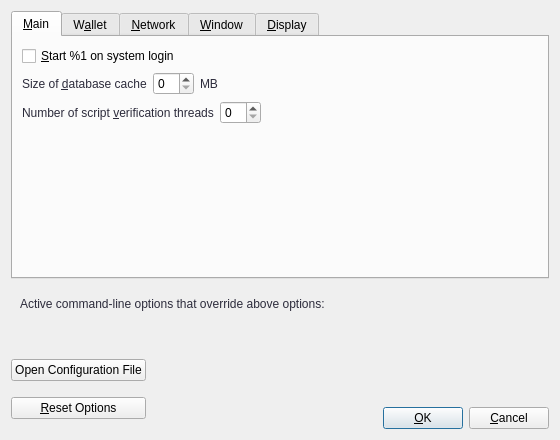
<?xml version="1.0" encoding="UTF-8"?>
<ui version="4.0">
 <class>OptionsDialog</class>
 <widget class="QDialog" name="OptionsDialog">
  <property name="geometry">
   <rect>
    <x>0</x>
    <y>0</y>
    <width>560</width>
    <height>440</height>
   </rect>
  </property>
  <property name="windowTitle">
   <string>Options</string>
  </property>
  <property name="modal">
   <bool>true</bool>
  </property>
  <layout class="QVBoxLayout" name="verticalLayout">
   <item>
    <widget class="QTabWidget" name="tabWidget">
     <property name="currentIndex">
      <number>0</number>
     </property>
     <widget class="QWidget" name="tabMain">
      <attribute name="title">
       <string>&amp;Main</string>
      </attribute>
      <layout class="QVBoxLayout" name="verticalLayout_Main">
       <item>
        <widget class="QCheckBox" name="bitcoinAtStartup">
         <property name="toolTip">
          <string>Automatically start %1 after logging in to the system.</string>
         </property>
         <property name="text">
          <string>&amp;Start %1 on system login</string>
         </property>
        </widget>
       </item>
       <item>
        <layout class="QHBoxLayout" name="horizontalLayout_2_Main">
         <item>
          <widget class="QLabel" name="databaseCacheLabel">
		    <property name="styleSheet">
             <string notr="true">QLabel { color: #2c2b3b; }</string>
            </property>	
           <property name="text">
            <string>Size of &amp;database cache</string>
           </property>
           <property name="textFormat">
            <enum>Qt::PlainText</enum>
           </property>
           <property name="buddy">
            <cstring>databaseCache</cstring>
           </property>
          </widget>
         </item>
         <item>
          <widget class="QSpinBox" name="databaseCache"/>
         </item>
         <item>
          <widget class="QLabel" name="databaseCacheUnitLabel">
		    <property name="styleSheet">
             <string notr="true">QLabel { color: #2c2b3b; }</string>
            </property>			  
           <property name="text">
            <string>MB</string>
           </property>
           <property name="textFormat">
            <enum>Qt::PlainText</enum>
           </property>
          </widget>
         </item>
         <item>
          <spacer name="horizontalSpacer_2_Main">
           <property name="orientation">
            <enum>Qt::Horizontal</enum>
           </property>
           <property name="sizeHint" stdset="0">
            <size>
             <width>40</width>
             <height>20</height>
            </size>
           </property>
          </spacer>
         </item>
        </layout>
       </item>
       <item>
        <layout class="QHBoxLayout" name="horizontalLayout_3_Main">
         <item>
          <widget class="QLabel" name="threadsScriptVerifLabel">
		    <property name="styleSheet">
             <string notr="true">QLabel { color: #2c2b3b; }</string>
            </property>			  
           <property name="text">
            <string>Number of script &amp;verification threads</string>
           </property>
           <property name="textFormat">
            <enum>Qt::PlainText</enum>
           </property>
           <property name="buddy">
            <cstring>threadsScriptVerif</cstring>
           </property>
          </widget>
         </item>
         <item>
          <widget class="QSpinBox" name="threadsScriptVerif">
           <property name="toolTip">
            <string>(0 = auto, &lt;0 = leave that many cores free)</string>
           </property>
          </widget>
         </item>
         <item>
          <spacer name="horizontalSpacer_3_Main">
           <property name="orientation">
            <enum>Qt::Horizontal</enum>
           </property>
           <property name="sizeHint" stdset="0">
            <size>
             <width>40</width>
             <height>20</height>
            </size>
           </property>
          </spacer>
         </item>
        </layout>
       </item>
       <item>
        <spacer name="verticalSpacer_Main">
         <property name="orientation">
          <enum>Qt::Vertical</enum>
         </property>
         <property name="sizeHint" stdset="0">
          <size>
           <width>20</width>
           <height>40</height>
          </size>
         </property>
        </spacer>
       </item>
      </layout>
     </widget>
     <widget class="QWidget" name="tabWallet">
      <attribute name="title">
       <string>W&amp;allet</string>
      </attribute>
      <layout class="QVBoxLayout" name="verticalLayout_Wallet">
       <item>
        <widget class="QGroupBox" name="groupBox">
         <property name="title">
          <string>Expert</string>
         </property>
         <layout class="QVBoxLayout" name="verticalLayout_2">
          <item>
           <widget class="QCheckBox" name="coinControlFeatures">
            <property name="toolTip">
             <string>Whether to show coin control features or not.</string>
            </property>
            <property name="text">
             <string>Enable coin &amp;control features</string>
            </property>
           </widget>
          </item>
          <item>
           <widget class="QCheckBox" name="spendZeroConfChange">
            <property name="toolTip">
             <string>If you disable the spending of unconfirmed change, the change from a transaction cannot be used until that transaction has at least one confirmation. This also affects how your balance is computed.</string>
            </property>
            <property name="text">
             <string>&amp;Spend unconfirmed change</string>
            </property>
           </widget>
          </item>
         </layout>
        </widget>
       </item>
       <item>
        <spacer name="verticalSpacer_Wallet">
         <property name="orientation">
          <enum>Qt::Vertical</enum>
         </property>
         <property name="sizeHint" stdset="0">
          <size>
           <width>20</width>
           <height>40</height>
          </size>
         </property>
        </spacer>
       </item>
      </layout>
     </widget>
     <widget class="QWidget" name="tabNetwork">
      <attribute name="title">
       <string>&amp;Network</string>
      </attribute>
      <layout class="QVBoxLayout" name="verticalLayout_Network">
       <item>
        <widget class="QCheckBox" name="mapPortUpnp">
         <property name="toolTip">
          <string>Automatically open the SafeCash Official client port on the router. This only works when your router supports UPnP and it is enabled.</string>
         </property>
         <property name="text">
          <string>Map port using &amp;UPnP</string>
         </property>
        </widget>
       </item>
       <item>
        <widget class="QCheckBox" name="allowIncoming">
         <property name="toolTip">
          <string>Accept connections from outside.</string>
         </property>
         <property name="text">
          <string>Allow incomin&amp;g connections</string>
         </property>
        </widget>
       </item>
       <item>
        <widget class="QCheckBox" name="connectSocks">
         <property name="toolTip">
          <string>Connect to the SafeCash network through a SOCKS5 proxy.</string>
         </property>
         <property name="text">
          <string>&amp;Connect through SOCKS5 proxy (default proxy):</string>
         </property>
        </widget>
       </item>
       <item>
        <layout class="QHBoxLayout" name="horizontalLayout_1_Network">
         <item>
          <widget class="QLabel" name="proxyIpLabel">
		    <property name="styleSheet">
             <string notr="true">QLabel { color: #2c2b3b; }</string>
            </property>			  
           <property name="text">
            <string>Proxy &amp;IP:</string>
           </property>
           <property name="textFormat">
            <enum>Qt::PlainText</enum>
           </property>
           <property name="buddy">
            <cstring>proxyIp</cstring>
           </property>
          </widget>
         </item>
         <item>
          <widget class="QValidatedLineEdit" name="proxyIp">
           <property name="minimumSize">
            <size>
             <width>140</width>
             <height>0</height>
            </size>
           </property>
           <property name="maximumSize">
            <size>
             <width>140</width>
             <height>16777215</height>
            </size>
           </property>
           <property name="toolTip">
            <string>IP address of the proxy (e.g. IPv4: 127.0.0.1 / IPv6: ::1)</string>
           </property>
          </widget>
         </item>
         <item>
          <widget class="QLabel" name="proxyPortLabel">
		    <property name="styleSheet">
             <string notr="true">QLabel { color: #2c2b3b; }</string>
            </property>			  
           <property name="text">
            <string>&amp;Port:</string>
           </property>
           <property name="textFormat">
            <enum>Qt::PlainText</enum>
           </property>
           <property name="buddy">
            <cstring>proxyPort</cstring>
           </property>
          </widget>
         </item>
         <item>
          <widget class="QLineEdit" name="proxyPort">
           <property name="minimumSize">
            <size>
             <width>55</width>
             <height>0</height>
            </size>
           </property>
           <property name="maximumSize">
            <size>
             <width>55</width>
             <height>16777215</height>
            </size>
           </property>
           <property name="toolTip">
            <string>Port of the proxy (e.g. 9050)</string>
           </property>
          </widget>
         </item>
         <item>
          <spacer name="horizontalSpacer_1_Network">
           <property name="orientation">
            <enum>Qt::Horizontal</enum>
           </property>
           <property name="sizeHint" stdset="0">
            <size>
             <width>40</width>
             <height>20</height>
            </size>
           </property>
          </spacer>
         </item>
        </layout>
       </item>
       <item>
        <layout class="QHBoxLayout" name="horizontalLayout_2_Network">
         <item>
          <widget class="QLabel" name="proxyActiveNets">
		    <property name="styleSheet">
             <string notr="true">QLabel { color: #2c2b3b; }</string>
            </property>			  
           <property name="text">
            <string>Used for reaching peers via:</string>
           </property>
           <property name="textFormat">
            <enum>Qt::PlainText</enum>
           </property>
          </widget>
         </item>
         <item>
          <widget class="QCheckBox" name="proxyReachIPv4">
           <property name="enabled">
            <bool>false</bool>
           </property>
           <property name="toolTip">
            <string>Shows if the supplied default SOCKS5 proxy is used to reach peers via this network type.</string>
           </property>
           <property name="text">
            <string/>
           </property>
          </widget>
         </item>
         <item>
          <widget class="QLabel" name="proxyReachIPv4Label">
		    <property name="styleSheet">
             <string notr="true">QLabel { color: #2c2b3b; }</string>
            </property>			  
           <property name="text">
            <string>IPv4</string>
           </property>
           <property name="textFormat">
            <enum>Qt::PlainText</enum>
           </property>
          </widget>
         </item>
         <item>
          <widget class="QCheckBox" name="proxyReachIPv6">
           <property name="enabled">
            <bool>false</bool>
           </property>
           <property name="toolTip">
            <string>Shows if the supplied default SOCKS5 proxy is used to reach peers via this network type.</string>
           </property>
           <property name="text">
            <string/>
           </property>
          </widget>
         </item>
         <item>
          <widget class="QLabel" name="proxyReachIPv6Label">
		    <property name="styleSheet">
             <string notr="true">QLabel { color: #2c2b3b; }</string>
            </property>			  
           <property name="text">
            <string>IPv6</string>
           </property>
           <property name="textFormat">
            <enum>Qt::PlainText</enum>
           </property>
          </widget>
         </item>
         <item>
          <widget class="QCheckBox" name="proxyReachTor">
           <property name="enabled">
            <bool>false</bool>
           </property>
           <property name="toolTip">
            <string>Shows if the supplied default SOCKS5 proxy is used to reach peers via this network type.</string>
           </property>
           <property name="text">
            <string/>
           </property>
          </widget>
         </item>
         <item>
          <widget class="QLabel" name="proxyReachTorLabel">
		    <property name="styleSheet">
             <string notr="true">QLabel { color: #2c2b3b; }</string>
            </property>			  
           <property name="text">
            <string>Tor</string>
           </property>
           <property name="textFormat">
            <enum>Qt::PlainText</enum>
           </property>
          </widget>
         </item>
         <item>
          <spacer name="horizontalSpacer_2_Network">
           <property name="orientation">
            <enum>Qt::Horizontal</enum>
           </property>
           <property name="sizeHint" stdset="0">
            <size>
             <width>40</width>
             <height>20</height>
            </size>
           </property>
          </spacer>
         </item>
        </layout>
       </item>
       <item>
        <widget class="QCheckBox" name="connectSocksTor">
         <property name="toolTip">
          <string>Connect to the SafeCash network through a separate SOCKS5 proxy for Tor hidden services.</string>
         </property>
         <property name="text">
          <string>Use separate SOCKS&amp;5 proxy to reach peers via Tor hidden services:</string>
         </property>
        </widget>
       </item>
       <item>
        <layout class="QHBoxLayout" name="horizontalLayout_3_Network">
         <item>
          <widget class="QLabel" name="proxyIpTorLabel">
		    <property name="styleSheet">
             <string notr="true">QLabel { color: #2c2b3b; }</string>
            </property>			  
           <property name="text">
            <string>Proxy &amp;IP:</string>
           </property>
           <property name="textFormat">
            <enum>Qt::PlainText</enum>
           </property>
           <property name="buddy">
            <cstring>proxyIpTor</cstring>
           </property>
          </widget>
         </item>
         <item>
          <widget class="QValidatedLineEdit" name="proxyIpTor">
           <property name="minimumSize">
            <size>
             <width>140</width>
             <height>0</height>
            </size>
           </property>
           <property name="maximumSize">
            <size>
             <width>140</width>
             <height>16777215</height>
            </size>
           </property>
           <property name="toolTip">
            <string>IP address of the proxy (e.g. IPv4: 127.0.0.1 / IPv6: ::1)</string>
           </property>
          </widget>
         </item>
         <item>
          <widget class="QLabel" name="proxyPortTorLabel">
		    <property name="styleSheet">
             <string notr="true">QLabel { color: #2c2b3b; }</string>
            </property>			  
           <property name="text">
            <string>&amp;Port:</string>
           </property>
           <property name="textFormat">
            <enum>Qt::PlainText</enum>
           </property>
           <property name="buddy">
            <cstring>proxyPortTor</cstring>
           </property>
          </widget>
         </item>
         <item>
          <widget class="QLineEdit" name="proxyPortTor">
           <property name="minimumSize">
            <size>
             <width>55</width>
             <height>0</height>
            </size>
           </property>
           <property name="maximumSize">
            <size>
             <width>55</width>
             <height>16777215</height>
            </size>
           </property>
           <property name="toolTip">
            <string>Port of the proxy (e.g. 9050)</string>
           </property>
          </widget>
         </item>
         <item>
          <spacer name="horizontalSpacer_4_Network">
           <property name="orientation">
            <enum>Qt::Horizontal</enum>
           </property>
           <property name="sizeHint" stdset="0">
            <size>
             <width>40</width>
             <height>20</height>
            </size>
           </property>
          </spacer>
         </item>
        </layout>
       </item>
       <item>
        <spacer name="verticalSpacer_Network">
         <property name="orientation">
          <enum>Qt::Vertical</enum>
         </property>
         <property name="sizeHint" stdset="0">
          <size>
           <width>20</width>
           <height>40</height>
          </size>
         </property>
        </spacer>
       </item>
      </layout>
     </widget>
     <widget class="QWidget" name="tabWindow">
      <attribute name="title">
       <string>&amp;Window</string>
      </attribute>
      <layout class="QVBoxLayout" name="verticalLayout_Window">
       <item>
        <widget class="QCheckBox" name="hideTrayIcon">
         <property name="toolTip">
          <string>Hide the icon from the system tray.</string>
         </property>
         <property name="text">
          <string>&amp;Hide tray icon</string>
         </property>
        </widget>
       </item>
       <item>
        <widget class="QCheckBox" name="minimizeToTray">
         <property name="toolTip">
          <string>Show only a tray icon after minimizing the window.</string>
         </property>
         <property name="text">
          <string>&amp;Minimize to the tray instead of the taskbar</string>
         </property>
        </widget>
       </item>
       <item>
        <widget class="QCheckBox" name="minimizeOnClose">
         <property name="toolTip">
          <string>Minimize instead of exit the application when the window is closed. When this option is enabled, the application will be closed only after selecting Exit in the menu.</string>
         </property>
         <property name="text">
          <string>M&amp;inimize on close</string>
         </property>
        </widget>
       </item>
       <item>
        <spacer name="verticalSpacer_Window">
         <property name="orientation">
          <enum>Qt::Vertical</enum>
         </property>
         <property name="sizeHint" stdset="0">
          <size>
           <width>20</width>
           <height>40</height>
          </size>
         </property>
        </spacer>
       </item>
      </layout>
     </widget>
     <widget class="QWidget" name="tabDisplay">
      <attribute name="title">
       <string>&amp;Display</string>
      </attribute>
      <layout class="QVBoxLayout" name="verticalLayout_Display">
       <item>
        <layout class="QHBoxLayout" name="horizontalLayout_1_Display">
         <item>
          <widget class="QLabel" name="langLabel">
		  <property name="styleSheet">
             <string notr="true">QLabel { color: #2c2b3b; }</string>
            </property>			  
           <property name="text">
            <string>User Interface &amp;language:</string>
           </property>
           <property name="textFormat">
            <enum>Qt::PlainText</enum>
           </property>
           <property name="buddy">
            <cstring>lang</cstring>
           </property>
          </widget>
         </item>
         <item>
          <widget class="QValueComboBox" name="lang">
           <property name="toolTip">
            <string>The user interface language can be set here. This setting will take effect after restarting %1.</string>
           </property>
          </widget>
         </item>
        </layout>
       </item>
       <item>
        <layout class="QHBoxLayout" name="horizontalLayout_2_Display">
         <item>
          <widget class="QLabel" name="unitLabel">
		  <property name="styleSheet">
             <string notr="true">QLabel { color: #2c2b3b; }</string>
            </property>	
           <property name="text">
            <string>&amp;Unit to show amounts in:</string>
           </property>
           <property name="textFormat">
            <enum>Qt::PlainText</enum>
           </property>
           <property name="buddy">
            <cstring>unit</cstring>
           </property>
          </widget>
         </item>
         <item>
          <widget class="QValueComboBox" name="unit">
           <property name="toolTip">
            <string>Choose the default subdivision unit to show in the interface and when sending coins.</string>
           </property>
          </widget>
         </item>
        </layout>
       </item>
       <item>
        <layout class="QHBoxLayout" name="horizontalLayout_3_Display">
         <item>
          <widget class="QLabel" name="thirdPartyTxUrlsLabel">
		    <property name="styleSheet">
             <string notr="true">QLabel { color: #2c2b3b; }</string>
            </property>			  
           <property name="toolTip">
            <string>Third party URLs (e.g. a block explorer) that appear in the transactions tab as context menu items. %s in the URL is replaced by transaction hash. Multiple URLs are separated by vertical bar |.</string>
           </property>
           <property name="text">
            <string>&amp;Third party transaction URLs</string>
           </property>
           <property name="buddy">
            <cstring>thirdPartyTxUrls</cstring>
           </property>
          </widget>
         </item>
         <item>
          <widget class="QLineEdit" name="thirdPartyTxUrls">
           <property name="toolTip">
            <string>Third party URLs (e.g. a block explorer) that appear in the transactions tab as context menu items. %s in the URL is replaced by transaction hash. Multiple URLs are separated by vertical bar |.</string>
           </property>
          </widget>
         </item>
        </layout>
       </item>
       <item>
        <spacer name="verticalSpacer_Display">
         <property name="orientation">
          <enum>Qt::Vertical</enum>
         </property>
         <property name="sizeHint" stdset="0">
          <size>
           <width>20</width>
           <height>40</height>
          </size>
         </property>
        </spacer>
       </item>
      </layout>
     </widget>
    </widget>
   </item>
   <item>
    <widget class="QFrame" name="frame">
     <layout class="QVBoxLayout" name="verticalLayout_Bottom">
      <item>
       <layout class="QHBoxLayout" name="horizontalLayout_Bottom">
        <item>
         <widget class="QLabel" name="overriddenByCommandLineInfoLabel">
		    <property name="styleSheet">
             <string notr="true">QLabel { color: #2c2b3b; }</string>
            </property>			 
          <property name="text">
           <string>Active command-line options that override above options:</string>
          </property>
          <property name="textFormat">
           <enum>Qt::PlainText</enum>
          </property>
         </widget>
        </item>
        <item>
         <spacer name="horizontalSpacer_Bottom">
          <property name="orientation">
           <enum>Qt::Horizontal</enum>
          </property>
          <property name="sizeHint" stdset="0">
           <size>
            <width>40</width>
            <height>20</height>
           </size>
          </property>
         </spacer>
        </item>
       </layout>
      </item>
      <item>
       <widget class="QLabel" name="overriddenByCommandLineLabel">
		    <property name="styleSheet">
             <string notr="true">QLabel { color: #2c2b3b; }</string>
            </property>		   
        <property name="text">
         <string/>
        </property>
        <property name="textFormat">
         <enum>Qt::PlainText</enum>
        </property>
        <property name="wordWrap">
         <bool>true</bool>
        </property>
       </widget>
      </item>
     </layout>
    </widget>
   </item>
   <item>
    <layout class="QHBoxLayout" name="horizontalLayout_Buttons">
     <item>
      <layout class="QVBoxLayout" name="verticalLayout_Buttons">
       <item>
        <widget class="QPushButton" name="openBitcoinConfButton">
         <property name="toolTip">
          <string>Open the %1 configuration file from the working directory.</string>
         </property>
         <property name="text">
          <string>Open Configuration File</string>
         </property>
         <property name="autoDefault">
          <bool>false</bool>
         </property>
        </widget>
       </item>
       <item>
        <widget class="QPushButton" name="resetButton">
         <property name="toolTip">
          <string>Reset all client options to default.</string>
         </property>
         <property name="text">
          <string>&amp;Reset Options</string>
         </property>
         <property name="autoDefault">
          <bool>false</bool>
         </property>
        </widget>
       </item>
      </layout>
     </item>
     <item>
      <spacer name="horizontalSpacer_1">
       <property name="orientation">
        <enum>Qt::Horizontal</enum>
       </property>
       <property name="sizeHint" stdset="0">
        <size>
         <width>40</width>
         <height>48</height>
        </size>
       </property>
      </spacer>
     </item>
     <item>
      <widget class="QLabel" name="statusLabel">
		    <property name="styleSheet">
             <string notr="true">QLabel { color: #2c2b3b; }</string>
            </property>		  
       <property name="minimumSize">
        <size>
         <width>200</width>
         <height>0</height>
        </size>
       </property>
       <property name="font">
        <font>
         <weight>75</weight>
         <bold>true</bold>
        </font>
       </property>
       <property name="text">
        <string/>
       </property>
       <property name="textFormat">
        <enum>Qt::PlainText</enum>
       </property>
       <property name="wordWrap">
        <bool>true</bool>
       </property>
      </widget>
     </item>
     <item>
      <spacer name="horizontalSpacer_2">
       <property name="orientation">
        <enum>Qt::Horizontal</enum>
       </property>
       <property name="sizeHint" stdset="0">
        <size>
         <width>40</width>
         <height>48</height>
        </size>
       </property>
      </spacer>
     </item>
     <item>
      <layout class="QVBoxLayout" name="verticalLayout_4">
       <item>
        <spacer name="verticalSpacer">
         <property name="orientation">
          <enum>Qt::Vertical</enum>
         </property>
         <property name="sizeHint" stdset="0">
          <size>
           <width>20</width>
           <height>40</height>
          </size>
         </property>
        </spacer>
       </item>
       <item>
        <layout class="QHBoxLayout" name="horizontalLayout">
         <item>
          <widget class="QPushButton" name="okButton">
           <property name="text">
            <string>&amp;OK</string>
           </property>
           <property name="autoDefault">
            <bool>false</bool>
           </property>
           <property name="default">
            <bool>true</bool>
           </property>
          </widget>
         </item>
         <item>
          <widget class="QPushButton" name="cancelButton">
           <property name="text">
            <string>&amp;Cancel</string>
           </property>
           <property name="autoDefault">
            <bool>false</bool>
           </property>
          </widget>
         </item>
        </layout>
       </item>
      </layout>
     </item>
    </layout>
   </item>
  </layout>
 </widget>
 <customwidgets>
  <customwidget>
   <class>QValidatedLineEdit</class>
   <extends>QLineEdit</extends>
   <header>qt/qvalidatedlineedit.h</header>
  </customwidget>
  <customwidget>
   <class>QValueComboBox</class>
   <extends>QComboBox</extends>
   <header>qt/qvaluecombobox.h</header>
  </customwidget>
 </customwidgets>
 <resources/>
 <connections/>
</ui>
